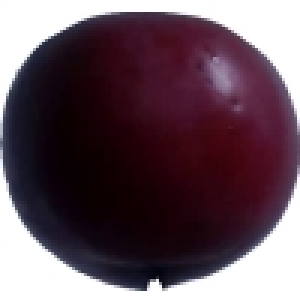
#> input picture data/Dataset/Apple 5/r0_120_100.jpg, 100 x 100 px (shown 3 times larger); its folder holds only this picture in this run
$ python feature_extractor_v2.py   (older library calls are emulated)
#> lines starting #> are read from the running program, lines starting #| are printed output that depends on the picture; after the words box and inside, x2 and y2 are one past the last pixel; in counts of white or black regions, pixels touching at a corner belong together
"""
RipeRadar V2 - Advanced Feature Extraction Pipeline
====================================================
Extrai 20 features avançadas em vez de apenas 4 (R,G,B,R/G ratio)

Funcionalidades:
- Espaço de cor perceptual (LAB, HSV)
- Entropias e texturas
- Normalizações robustas a iluminação
- Pronto para integração com sensor temporal
"""

import cv2
import numpy as np
import pandas as pd
import csv
from pathlib import Path
from scipy.stats import entropy
from skimage.color import rgb2lab, rgb2hsv

# --- CONFIGURATION ---
DATASET_PATH = '../data/Dataset'
OUTPUT_FILE = 'riperadar_features_v2.csv'
TARGETS = ['Apple', 'Banana', 'Pear', 'Tomato']

def get_advanced_color_features(img_path):
    """
    Extrai 20 features avançadas de uma imagem de fruta.

    Returns: [features] lista de 20 valores numéricos
    """
    try:
        img = cv2.imread(str(img_path))
        if img is None:
            return None

        # 1. Pré-processamento: Máscara para ignorar fundo
        img_rgb = cv2.cvtColor(img, cv2.COLOR_BGR2RGB)
        img_gray = cv2.cvtColor(img, cv2.COLOR_BGR2GRAY)

        # Segmentação: Tudo que não é preto é fruta (ajustar threshold se necessário)
        _, mask = cv2.threshold(img_gray, 20, 255, cv2.THRESH_BINARY)

        # Aplicar morphological closing para remover buracos
        kernel = cv2.getStructuringElement(cv2.MORPH_ELLIPSE, (5, 5))
        mask = cv2.morphologyEx(mask, cv2.MORPH_CLOSE, kernel)

        # Verificação de segurança
        if np.sum(mask) == 0:
            return None

        # Filtrar píxeis da fruta
        pixels_rgb = img_rgb[mask == 255]
        pixels_gray = img_gray[mask == 255]

        if len(pixels_rgb) < 100:  # Mínimo de píxeis detectados
            return None

        # ========== FEATURES DE COR (1-8) ==========

        # Feature 1-3: Médias RGB
        r_mean = np.mean(pixels_rgb[:, 0])
        g_mean = np.mean(pixels_rgb[:, 1])
        b_mean = np.mean(pixels_rgb[:, 2])

        # Feature 4: R/G Ratio (clássico)
        rg_ratio = r_mean / (g_mean + 1e-6)

        # Feature 5: B/(R+G) - "Blue Prominence" (cor mais escura = podridão)
        blue_prominence = b_mean / (r_mean + g_mean + 1e-6)

        # Feature 6: Saturação (mede quanto "vívida" é a cor)
        max_rgb = np.max(pixels_rgb, axis=1)
        min_rgb = np.min(pixels_rgb, axis=1)
        saturation = np.mean((max_rgb - min_rgb) / (max_rgb + 1e-6))

        # Feature 7-9: Espaço LAB (perceptualmente uniforme)
        pixels_lab = rgb2lab(pixels_rgb.astype(np.float32) / 255.0)
        l_mean = np.mean(pixels_lab[:, 0])
        a_mean = np.mean(pixels_lab[:, 1])
        b_mean_lab = np.mean(pixels_lab[:, 2])

        # Feature 10: Hue médio (HSV - ângulo da cor 0-360°)
        pixels_hsv = rgb2hsv(pixels_rgb.astype(np.float32) / 255.0)
        hue_mean = np.mean(pixels_hsv[:, 0]) * 360  # Converter para graus

        # ========== FEATURES DE VARIABILIDADE (9-12) ==========

        # Feature 11-13: Variância de cor (heterogeneidade)
        var_r = np.var(pixels_rgb[:, 0])
        var_g = np.var(pixels_rgb[:, 1])
        var_b = np.var(pixels_rgb[:, 2])
        color_variance = (var_r + var_g + var_b) / 3

        # Feature 14: Entropia de cor (complexidade cromática)
        hist_r, _ = np.histogram(pixels_rgb[:, 0], bins=32, range=(0, 255), density=True)
        hist_g, _ = np.histogram(pixels_rgb[:, 1], bins=32, range=(0, 255), density=True)
        hist_b, _ = np.histogram(pixels_rgb[:, 2], bins=32, range=(0, 255), density=True)
        color_entropy = (entropy(hist_r + 1e-7) + entropy(hist_g + 1e-7) + entropy(hist_b + 1e-7)) / 3

        # ========== FEATURES DE TEXTURA (13-16) ==========

        # Feature 15: Entropia de cinzentos (complexidade de textura)
        hist_gray, _ = np.histogram(pixels_gray, bins=256, range=(0, 255), density=True)
        gray_entropy = entropy(hist_gray + 1e-7, base=2)

        # Feature 16-17: Contraste local e nitidez (detecta bolor/textura fina)
        # Aplicar filtro Laplacian para detectar bordas/detalhes
        laplacian = cv2.Laplacian(img_gray, cv2.CV_64F)
        laplacian_masked = laplacian[mask == 255]
        edge_strength = np.mean(np.abs(laplacian_masked))
        edge_variance = np.var(laplacian_masked)

        # ========== FEATURES DE NORMALIZAÇÃO ROBUSTA (18-20) ==========

        # Feature 18: Distância Euclidiana normalizada ao perfil médio
        # (Será calibrada com frutas de referência no field)
        # Por agora, usar uma baseline teórica
        baseline_green_banana = np.array([100, 120, 50])  # RGB expected
        color_distance_normalized = np.sqrt(np.sum((np.array([r_mean, g_mean, b_mean]) - baseline_green_banana)**2)) / 255.0

        # Feature 19: Skewness da distribuição de brilho
        brightness_mean = np.mean(pixels_gray)
        brightness_std = np.std(pixels_gray)
        brightness_skew = np.mean(((pixels_gray - brightness_mean) / (brightness_std + 1e-6))**3)

        # Feature 20: Kurtosis (mede outliers - pode indicar bolor/fungos)
        brightness_kurtosis = np.mean(((pixels_gray - brightness_mean) / (brightness_std + 1e-6))**4) - 3

        # Compilar todas as 20 features
        features = [
            round(r_mean, 2),                      # 1
            round(g_mean, 2),                      # 2
            round(b_mean, 2),                      # 3
            round(rg_ratio, 4),                    # 4
            round(blue_prominence, 4),            # 5
            round(saturation, 4),                 # 6
            round(l_mean, 2),                      # 7 (LAB L)
            round(a_mean, 2),                      # 8 (LAB a - Vermelho/Verde)
            round(b_mean_lab, 2),                 # 9 (LAB b - Amarelo/Azul)
            round(hue_mean, 2),                    # 10 (HSV Hue)
            round(color_variance, 2),             # 11
            round(var_r, 2),                       # 12
            round(var_g, 2),                       # 13
            round(var_b, 2),                       # 14
            round(color_entropy, 4),              # 15
            round(gray_entropy, 4),               # 16
            round(edge_strength, 4),              # 17
            round(edge_variance, 4),              # 18
            round(color_distance_normalized, 4),  # 19
            round(brightness_skew, 4),            # 20
            round(brightness_kurtosis, 4)         # 21 (BONUS!)
        ]

        return features

    except Exception as e:
        print(f"❌ Erro ao processar {img_path}: {e}")
        return None


def main():
    print("🚀 RipeRadar V2: Extração de Features Avançadas")
    print(f"Dataset path: {DATASET_PATH}")
    print(f"Output file: {OUTPUT_FILE}\n")

    # Header das 21 features
    header = [
        'label', 'sub_type',
        'r_mean', 'g_mean', 'b_mean',                    # 1-3
        'rg_ratio', 'blue_prominence', 'saturation',     # 4-6
        'lab_l', 'lab_a', 'lab_b', 'hue_mean',          # 7-10
        'color_variance', 'var_r', 'var_g', 'var_b',    # 11-14
        'color_entropy', 'gray_entropy',                 # 15-16
        'edge_strength', 'edge_variance',                # 17-18
        'color_distance_norm', 'brightness_skew',       # 19-20
        'brightness_kurtosis'                            # 21
    ]

    processed_count = 0
    skipped_count = 0

    with open(OUTPUT_FILE, mode='w', newline='', encoding='utf-8') as file:
        writer = csv.writer(file)
        writer.writerow(header)

        dataset_path = Path(DATASET_PATH)

        for folder in sorted(dataset_path.iterdir()):
            if not folder.is_dir():
                continue

            # Identificar label da fruta
            label = "Other"
            for target in TARGETS:
                if target in folder.name:
                    label = target
                    break

            print(f"📁 Processando: {folder.name:30} (Label: {label})")

            images = list(folder.glob('*.[jJ][pP][gG]')) + list(folder.glob('*.[pP][nN][gG]'))

            for img_path in images:
                features = get_advanced_color_features(img_path)
#> in get_advanced_color_features, img is the input picture: shape (100, 100, 3); mean B, G, R 91, 80.8, 101.3
#> in get_advanced_color_features, `img_gray = cv2.cvtColor(img, cv2.COLOR_BGR2GRAY)`:
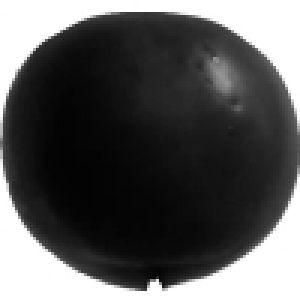
#> img_gray: shape (100, 100) (shown 3 times larger); min 3, max 255, mean 88.1
#> in get_advanced_color_features, `_, mask = cv2.threshold(img_gray, 20, 255, cv2.THRESH_BINARY)`:
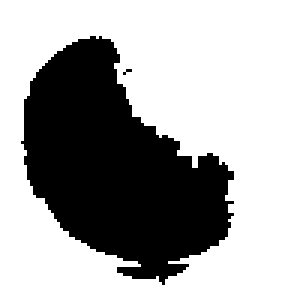
#> mask: shape (100, 100) (shown 3 times larger); 66.1% white; 2 black regions (1 under 20 px), largest, box (x1, y1, x2, y2) and area: (7, 12, 78, 95) 3382
#> in get_advanced_color_features, `mask = cv2.morphologyEx(mask, cv2.MORPH_CLOSE, kernel)`:
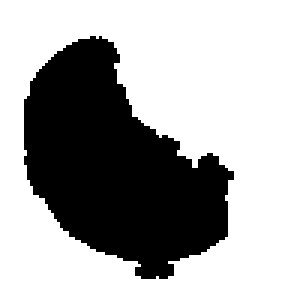
#> mask: shape (100, 100) (shown 3 times larger); 66.7% white; 1 black region, box (x1, y1, x2, y2) and area: (8, 12, 78, 93) 3328
#> in get_advanced_color_features, `pixels_gray = img_gray[mask == 255]`: pixels_gray = 6672 values, max 255 at index 2, min 12 at index 6025, mean 127
#> in get_advanced_color_features, `r_mean = np.mean(pixels_rgb[:, 0])`: r_mean = 139.9
#> in get_advanced_color_features, `g_mean = np.mean(pixels_rgb[:, 1])`: g_mean = 119.5
#> in get_advanced_color_features, `b_mean = np.mean(pixels_rgb[:, 2])`: b_mean = 131.4
#> in get_advanced_color_features, `rg_ratio = r_mean / (g_mean + 1e-6)`: rg_ratio = 1.17
#> in get_advanced_color_features, `blue_prominence = b_mean / (r_mean + g_mean + 1e-6)`: blue_prominence = 0.507
#> in get_advanced_color_features, `max_rgb = np.max(pixels_rgb, axis=1)`: max_rgb = 6672 values, max 255 at index 0, min 19 at index 6025, mean 142.8
#> in get_advanced_color_features, `min_rgb = np.min(pixels_rgb, axis=1)`: min_rgb = 6672 values, max 255 at index 2, min 1 at index 4051, mean 119.3
#> in get_advanced_color_features, `saturation = np.mean((max_rgb - min_rgb) / (max_rgb + 1e-6))`: saturation = 0.342
#> in get_advanced_color_features, `l_mean = np.mean(pixels_lab[:, 0])`: l_mean = 50.22
#> in get_advanced_color_features, `a_mean = np.mean(pixels_lab[:, 1])`: a_mean = 11.5
#> in get_advanced_color_features, `b_mean_lab = np.mean(pixels_lab[:, 2])`: b_mean_lab = -2.62
#> in get_advanced_color_features, `hue_mean = np.mean(pixels_hsv[:, 0]) * 360`: hue_mean = 206.5
#> in get_advanced_color_features, `var_r = np.var(pixels_rgb[:, 0])`: var_r = 8717
#> in get_advanced_color_features, `var_g = np.var(pixels_rgb[:, 1])`: var_g = 11983
#> in get_advanced_color_features, `var_b = np.var(pixels_rgb[:, 2])`: var_b = 10173.7
#> in get_advanced_color_features, `color_variance = (var_r + var_g + var_b) / 3`: color_variance = 10291.2
#> in get_advanced_color_features, `hist_r, _ = np.histogram(pixels_rgb[:, 0], bins=32, range=(0, 255), de..`: hist_r = 32 values, max 0.0466 at index 31, min 0 at index 0, mean 0.00392
#> in get_advanced_color_features, `hist_g, _ = np.histogram(pixels_rgb[:, 1], bins=32, range=(0, 255), de..`: hist_g = 32 values, max 0.0466 at index 31, min 0.000188 at index 18, mean 0.00392
#> in get_advanced_color_features, `hist_b, _ = np.histogram(pixels_rgb[:, 2], bins=32, range=(0, 255), de..`: hist_b = 32 values, max 0.0471 at index 31, min 0 at index 0, mean 0.00392
#> in get_advanced_color_features, `color_entropy = (entropy(hist_r + 1e-7) + entropy(hist_g + 1e-7) + ent..`: color_entropy = 2.29
#> in get_advanced_color_features, `hist_gray, _ = np.histogram(pixels_gray, bins=256, range=(0, 255), den..`: hist_gray = 256 values, max 0.319 at index 255, min 0 at index 0, mean 0.00392
#> in get_advanced_color_features, `gray_entropy = entropy(hist_gray + 1e-7, base=2)`: gray_entropy = 5.18
#> in get_advanced_color_features, `laplacian = cv2.Laplacian(img_gray, cv2.CV_64F)`:
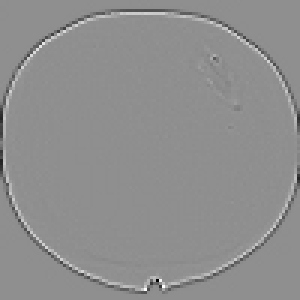
#> laplacian: shape (100, 100) float64 (shown 3 times larger); min -467, max 364, mean -0.5; drawn with min black and max white
#> in get_advanced_color_features, `laplacian_masked = laplacian[mask == 255]`: laplacian_masked = 6672 values, max 364 at index 6226, min -467 at index 6024, mean -0.888
#> in get_advanced_color_features, `edge_strength = np.mean(np.abs(laplacian_masked))`: edge_strength = 16.05
#> in get_advanced_color_features, `edge_variance = np.var(laplacian_masked)`: edge_variance = 2219.7
#> in get_advanced_color_features, `color_distance_normalized = np.sqrt(np.sum((np.array([r_mean, g_mean, ..`: color_distance_normalized = 0.356
#> in get_advanced_color_features, `brightness_mean = np.mean(pixels_gray)`: brightness_mean = 127
#> in get_advanced_color_features, `brightness_std = np.std(pixels_gray)`: brightness_std = 103.3
#> in get_advanced_color_features, `brightness_skew = np.mean(((pixels_gray - brightness_mean) / (brightne..`: brightness_skew = 0.353
#> in get_advanced_color_features, `brightness_kurtosis = np.mean(((pixels_gray - brightness_mean) / (brig..`: brightness_kurtosis = -1.78
#> in get_advanced_color_features, `features = [ round(r_mean, 2),`: features = [139.9, 119.5, 131.4, 1.17, 0.507, 0.342, 50.22, 11.5, -2.62, 206.5, 10291.2, 8717, 11983, 10173.7, 2.29, 5.18, 16.05, 2219.7, 0.356, 0.353, -1.78]

                if features is not None:
                    writer.writerow([label, folder.name] + features)
                    processed_count += 1

                    # Progress
                    if processed_count % 10 == 0:
                        print(f"   ✓ {processed_count} imagens processadas")
                else:
                    skipped_count += 1
#> pass 2 of the loop in main, `for folder in sorted(dataset_path.iterdir()):`:
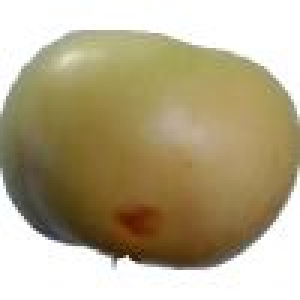
#> input picture data/Dataset/Apple 6/r0_154_100.jpg, 100 x 100 px (shown 3 times larger)
#> in get_advanced_color_features, img is the input picture: shape (100, 100, 3); mean B, G, R 139.8, 170.1, 181.6
#> in get_advanced_color_features (call 2), `img_gray = cv2.cvtColor(img, cv2.COLOR_BGR2GRAY)`:
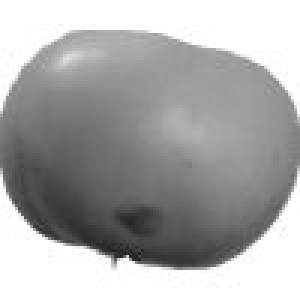
#> img_gray: shape (100, 100) (shown 3 times larger); min 30, max 255, mean 170.1
#> pixels_gray = 10000 values, max 255 at index 0, min 30 at index 8446, mean 170.1
#> r_mean = 181.6
#> g_mean = 170.1
#> b_mean = 139.8
#> rg_ratio = 1.07
#> blue_prominence = 0.397
#> max_rgb = 10000 values, max 255 at index 0, min 48 at index 7613, mean 181.8
#> min_rgb = 10000 values, max 255 at index 0, min 0 at index 7140, mean 139.6
#> saturation = 0.306
#> l_mean = 69.15
#> a_mean = 0.36
#> b_mean_lab = 18.13
#> hue_mean = 51.24
#> var_r = 3538.4
#> var_g = 4701.1
#> var_b = 7803
#> color_variance = 5347.5
#> hist_r = 32 values, max 0.0421 at index 31, min 0 at index 0, mean 0.00392
#> hist_g = 32 values, max 0.0423 at index 31, min 0 at index 0, mean 0.00392
#> hist_b = 32 values, max 0.0409 at index 31, min 0.000176 at index 26, mean 0.00392
#> color_entropy = 2.58
#> hist_gray = 256 values, max 0.234 at index 255, min 0 at index 0, mean 0.00392
#> gray_entropy = 6.13
#> in get_advanced_color_features (call 2), `laplacian = cv2.Laplacian(img_gray, cv2.CV_64F)`:
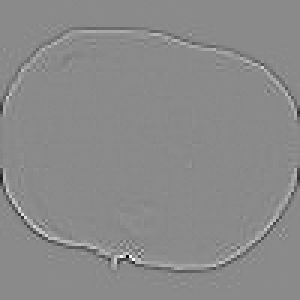
#> laplacian: shape (100, 100) float64 (shown 3 times larger); min -361, max 304, mean -0.2; drawn with min black and max white
#> laplacian_masked = 10000 values, max 304 at index 8644, min -361 at index 8542, mean -0.203
#> edge_strength = 8.66
#> edge_variance = 643.9
#> color_distance_normalized = 0.515
#> brightness_mean = 170.1
#> brightness_std = 67.76
#> brightness_skew = 0.0759
#> brightness_kurtosis = -1.37
#> in get_advanced_color_features (call 2), `features = [ round(r_mean, 2),`: features = [181.6, 170.1, 139.8, 1.07, 0.397, 0.306, 69.15, 0.36, 18.13, 51.24, 5347.5, 3538.4, 4701.1, 7803, 2.58, 6.13, 8.66, 643.9, 0.515, 0.0759, -1.37]

    print(f"\n✅ Extração completa!")
    print(f"   Processadas: {processed_count} imagens")
    print(f"   Skipped: {skipped_count} imagens")
    print(f"   Arquivo: {OUTPUT_FILE}")

    # Mostrar estatísticas do dataset
    df = pd.read_csv(OUTPUT_FILE)
    print(f"\n📊 Dataset Shape: {df.shape}")
    print(f"Distribuição de labels:")
    print(df['label'].value_counts())


if __name__ == "__main__":
    main()
